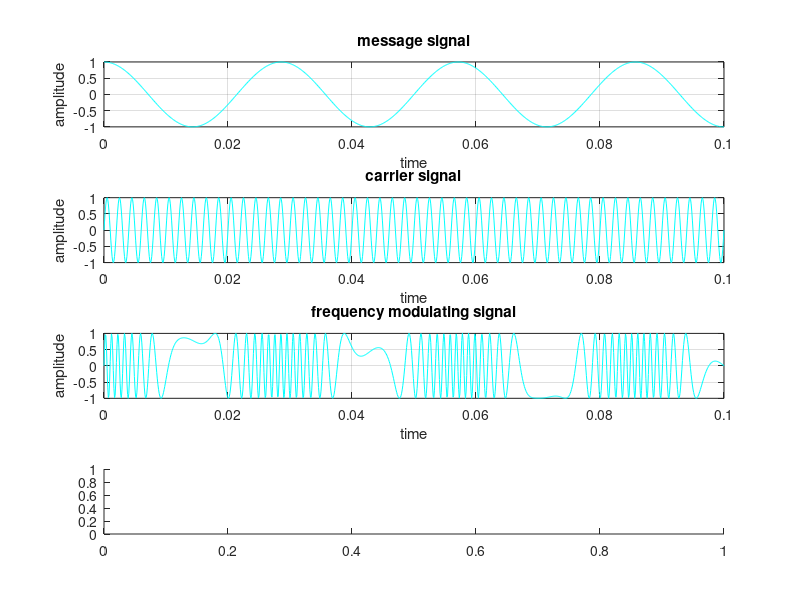

Here is the MATLAB script that generated this plot: (Note: this script raises an error after producing the figure.)
fs = 10000;
t = (0:0.1*fs)/fs;
fc = 500;
fm = 35;
ac = 1;
am = 1;
B = 15; % modulating index
fdev = 50;
%% generating message signal 
mt = am*cos(2*pi*fm*t);
subplot(4,1,1);
plot(t,mt,'c');
title('message signal')
xlabel('time');
ylabel('amplitude');
grid on;
%% generating message signal
ct = ac*sin(2*pi*fc*t);
subplot(4,1,2);
plot(t,ct,'c');
title('carrier signal');
xlabel('time');
ylabel('amplitude');
grid on;
%% generating frequecy modulating signal
yt = ac.*sin((2*pi*fc*t)+(B*sin(2*pi*fm*t)));
subplot(4,1,3);
plot(t,yt,'c');
title('frequency modulating signal');
xlabel('time');
ylabel('amplitude');
grid on;
%% generating frequency demodulating signals
x = diff(yt);
y = abs(x);
[b,a] = butter(3,0.02);
final = filter(b,a,y);
subplot(4,1,4);
plot(t,final,'c');
title('frequency demodulating signal');
xlabel('time')
ylabel('amplitude');
